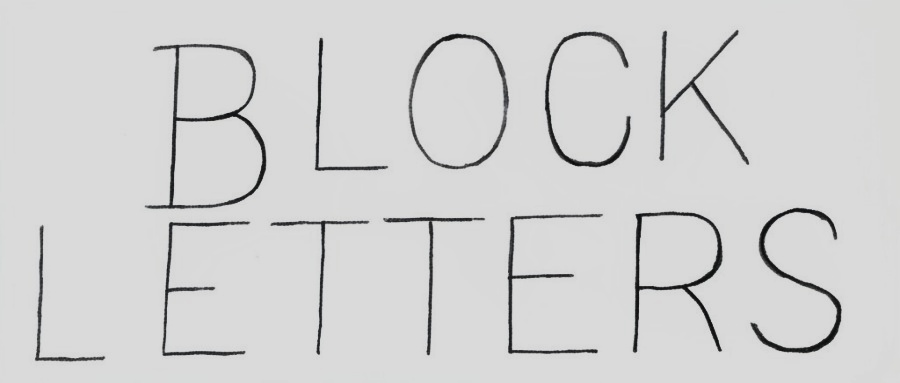
#> input picture backend/atest/block-letters.jpg, 900 x 383 px, found by its file name
$ python Aspect_Ratio.py
#> lines starting #> are read from the running program, lines starting #| are printed output that depends on the picture; after the words box and inside, x2 and y2 are one past the last pixel; in counts of white or black regions, pixels touching at a corner belong together
import cv2
import numpy as np
import matplotlib.pyplot as plt
import base64
from io import BytesIO


class AspectRatioAnalyzer:
    """
    Analyzes properties of detected letter candidates in an image, primarily
    aspect ratio consistency. Includes a pre-check for continuous script
    to avoid processing connected handwriting styles with letter-based metrics.
    """

    def __init__(self, image_input, is_base64=True):
        """
        Initializes the analyzer by loading the image.
        """
#> called with is_base64 = False
        self.img = None
        if is_base64:
            img_data = base64.b64decode(image_input)
            nparr = np.frombuffer(img_data, np.uint8)
            self.img = cv2.imdecode(nparr, cv2.IMREAD_COLOR)  # Load as color
            if self.img is None:
                raise ValueError("Could not decode base64 image.")
        else:
            self.img = cv2.imread(image_input, cv2.IMREAD_COLOR)  # Load as color
#> self.img is the input picture: shape (383, 900, 3); mean B, G, R 210.3, 210.3, 210.2
            if self.img is None:
                raise ValueError(f"Could not read image at path: {image_input}")

        self.original_height, self.original_width = self.img.shape[:2]
#> self.original_height = 383; self.original_width = 900
        self.gray_image = None
        self.binary_image = None
        self.letter_contours = []
        self.letter_bboxes = []
        self.all_aspect_ratios = []
        self.is_likely_continuous = False

    def _reset_analysis_data(self):
        """
        Clears data from previous analysis runs.
        """
        self.gray_image = None
        self.binary_image = None
        self.letter_contours = []
        self.letter_bboxes = []
        self.all_aspect_ratios = []
        self.is_likely_continuous = False

    def _preprocess_image(self):
        """
        Applies preprocessing: Grayscale, Optional Blur, Adaptive Thresholding.
        Uses fixed internal constants for parameters.
        """
        # --- Fixed Preprocessing Parameters ---
        # Set blur kernel size (1 = no blur, 3, 5, etc. - must be odd if > 1)
        _BLUR_KSIZE = 3  # Kernel size for Gaussian Blur (must be odd > 1, or <=1 to disable)
        _THRESH_VALUE = 127  # Threshold value for cv2.threshold
        _THRESH_MAX_VALUE = 255  # Max value for thresholding
        _THRESH_TYPE = cv2.THRESH_BINARY_INV  # Invert: strokes become white

        # 1. Convert to Grayscale
        if len(self.img.shape) == 3:
            self.gray_image = cv2.cvtColor(self.img, cv2.COLOR_BGR2GRAY)
        else:  # Assume already grayscale
            self.gray_image = self.img.copy()

        processed = self.gray_image.copy()

        # 2. Noise Reduction (Optional)
        if _BLUR_KSIZE > 1:
            ksize = _BLUR_KSIZE if _BLUR_KSIZE % 2 != 0 else _BLUR_KSIZE + 1  # Ensure odd
            processed = cv2.GaussianBlur(processed, (ksize, ksize), 0)

        # 3. Thresholding
        ret, self.binary_image = cv2.threshold(processed, _THRESH_VALUE, _THRESH_MAX_VALUE, _THRESH_TYPE)

    def _check_for_continuity(self):
        """
        Analyzes initial contours to detect likely continuous script.
        Sets the self.is_likely_continuous flag.
        Uses fixed internal threshold.
        """
        # --- Continuity Check Parameter ---
        CONTINUITY_PERIMETER_RATIO_THRESHOLD = 0.3

        initial_contours, _ = cv2.findContours(self.binary_image, cv2.RETR_EXTERNAL, cv2.CHAIN_APPROX_SIMPLE)
        if not initial_contours:
            self.is_likely_continuous = False
            return

        perimeters = [cv2.arcLength(cnt, True) for cnt in initial_contours]
        total_perimeter = sum(perimeters)
        if total_perimeter == 0:
            self.is_likely_continuous = False
            return

        max_perimeter = max(perimeters)
        ratio = max_perimeter / total_perimeter
        # print(f"Continuity Check: Max perimeter ratio = {ratio:.3f} (Threshold = {CONTINUITY_PERIMETER_RATIO_THRESHOLD})")

        if ratio > CONTINUITY_PERIMETER_RATIO_THRESHOLD:
            self.is_likely_continuous = True
            # print("Continuity Check: Detected LIKELY CONTINUOUS script.")
        else:
            self.is_likely_continuous = False
            # print("Continuity Check: Detected LIKELY NON-CONTINUOUS script.")

    def _find_letter_candidates(self):
        """
        Finds and filters contours to isolate potential single letters.
        Uses fixed internal constants for filtering criteria (area, height,
        aspect ratio, perimeter) to exclude noise, dots, and continuous scripts.
        """
        # --- Fixed Filtering Parameters ---
        MIN_AREA = 40  # Min pixel area (filters noise, small dots)
        MAX_AREA_RATIO = 0.15  # Max area relative to image (filters large blobs)
        MIN_HEIGHT = 30  # Min pixel height (filters short noise/dots)
        ASPECT_RATIO_RANGE = (0.1, 4.0)  # Allowed Width/Height for a *letter*
        # Max contour length (pixels) - VERY sensitive to image size/resolution
        # Needs adjustment if image dimensions change significantly.
        MAX_PERIMETER = 1000

        # --- Check continuity flag first ---
        if self.is_likely_continuous:
            # print("Skipping letter candidate filtering due to likely continuous script.")
            self.letter_contours = []  # Ensure lists are empty
            self.letter_bboxes = []
            return  # Exit the method early

        contours, _ = cv2.findContours(self.binary_image, cv2.RETR_EXTERNAL, cv2.CHAIN_APPROX_SIMPLE)

        self.letter_contours = []
        self.letter_bboxes = []
        max_abs_area = self.original_height * self.original_width * MAX_AREA_RATIO
        count_initial = len(contours)
        # Optional: Keep track of filtered counts for debugging if needed
        # count_filtered_... = 0

        for cnt in contours:
            area = cv2.contourArea(cnt)
            if area < MIN_AREA or area > max_abs_area:
                # count_filtered_area += 1
                continue

            x, y, w, h = cv2.boundingRect(cnt)
            if h < MIN_HEIGHT:
                # count_filtered_height += 1
                continue

            aspect_ratio = w / float(h) if h > 0 else 0
            if not (ASPECT_RATIO_RANGE[0] <= aspect_ratio <= ASPECT_RATIO_RANGE[1]):
                # count_filtered_aspect += 1
                continue

            perimeter = cv2.arcLength(cnt, True)
            if perimeter > MAX_PERIMETER:
                # count_filtered_perimeter += 1
                continue

            # Passed all filters
            self.letter_contours.append(cnt)
            self.letter_bboxes.append((x, y, w, h))

        # print(f"Found {len(self.letter_bboxes)} candidates after filtering {count_initial} initial contours.")

    def _calculate_aspect_ratios(self):
        """
        Calculates aspect ratio for the found letter candidates.
        """
        if not self.letter_bboxes:
            # print("No valid letter candidates found to calculate aspect ratios.")
            self.all_aspect_ratios = []
            return

        self.all_aspect_ratios = [w / float(h) for (x, y, w, h) in self.letter_bboxes if h > 0]
        # Handle cases where h=0 if necessary, though MIN_HEIGHT filter should prevent this.
        # print(f"Calculated {len(self.all_aspect_ratios)} aspect ratios.")

    def _calculate_statistics(self):
        """
        Calculates summary statistics for the aspect ratios.
        """
        num_ratios = len(self.all_aspect_ratios)
        num_letters_found = len(self.letter_bboxes)  # Final count after filtering

        if num_ratios > 0:
            ratios_array = np.array(self.all_aspect_ratios)
            mean_ar = np.mean(ratios_array)
            median_ar = np.median(ratios_array)
            std_dev_ar = np.std(ratios_array)
            cv_ar = std_dev_ar / mean_ar if mean_ar != 0 else 0
            min_ar = np.min(ratios_array)
            max_ar = np.max(ratios_array)
        else:
            mean_ar, median_ar, std_dev_ar, cv_ar, min_ar, max_ar = 0, 0, 0, 0, 0, 0

        metrics = {
            'num_letter_candidates': num_letters_found,
            'num_aspect_ratios_calculated': num_ratios,
            'mean_aspect_ratio': mean_ar,
            'median_aspect_ratio': median_ar,
            'std_dev_aspect_ratio': std_dev_ar,
            'cv_aspect_ratio': cv_ar,
            'min_aspect_ratio': min_ar,
            'max_aspect_ratio': max_ar,
        }
        return metrics

    def _generate_visualization(self, metrics):
        """ Generates visualization plots. Parameter values are not shown in titles. """
        graphs = []
        img_rgb = cv2.cvtColor(self.img, cv2.COLOR_BGR2RGB)
        plt.figure("Letter Aspect Ratio Analysis", figsize=(12, 10))  # Simplified title

        # Plot 1: Original
        plt.subplot(2, 2, 1);
        plt.imshow(img_rgb);
        plt.title("Original Image");
        plt.axis('off')

        # Plot 2: Preprocessed
        plt.subplot(2, 2, 2);
        if self.binary_image is not None:
            plt.imshow(self.binary_image, cmap='gray')
            plt.title("Preprocessed Image")  # Generic title
        else:
            plt.text(0.5, 0.5, "Preprocessing Failed", ha='center', va='center')
            plt.title("Preprocessed")
        plt.axis('off')

        # Plot 3: Detected Candidates
        plt.subplot(2, 2, 3)
        img_with_boxes = img_rgb.copy()
        num_candidates_found = metrics.get('num_letter_candidates', 0)
        if num_candidates_found > 0 and self.letter_bboxes:
            for (x, y, w, h) in self.letter_bboxes:
                cv2.rectangle(img_with_boxes, (x, y), (x + w, y + h), (0, 255, 0), 1)
        plt.imshow(img_with_boxes)
        plt.title(f"Detected Letter Candidates ({num_candidates_found})")
        plt.axis('off')

        # Plot 4: Aspect Ratio Histogram
        plt.subplot(2, 2, 4)
        if metrics.get('num_aspect_ratios_calculated', 0) > 0 and self.all_aspect_ratios:
            num_bins = min(20, max(5, metrics['num_aspect_ratios_calculated'] // 2))
            plt.hist(self.all_aspect_ratios, bins=num_bins)
            plt.axvline(metrics['mean_aspect_ratio'], color='r', ls='--', lw=2,
                        label=f"Mean: {metrics['mean_aspect_ratio']:.2f}")
            plt.axvline(metrics['median_aspect_ratio'], color='g', ls=':', lw=2,
                        label=f"Median: {metrics['median_aspect_ratio']:.2f}")
            plt.legend()
            plt.title(
                f"Aspect Ratio Dist. (StdDev: {metrics['std_dev_aspect_ratio']:.3f}, CV: {metrics['cv_aspect_ratio']:.3f})")
            plt.xlabel("Aspect Ratio (Width / Height)")
            plt.ylabel("Frequency")
        else:
            plt.text(0.5, 0.5, "No suitable letter candidates found", ha='center', va='center',
                     transform=plt.gca().transAxes)
            plt.title("Aspect Ratio Distribution")

        plt.tight_layout()
        buf = BytesIO()
        plt.savefig(buf, format='png', bbox_inches='tight')
        buf.seek(0)
        plot_base64 = base64.b64encode(buf.getvalue()).decode('utf-8')
        plt.close()
        graphs.append(plot_base64)
        return graphs

    def analyze(self, debug=False):
        """
        Orchestrates the analysis using fixed internal parameters.
        Only 'debug' parameter controls optional visualization generation.

        Returns:
            dict: Contains 'metrics' dictionary and 'graphs' list (if debug=True).
        """
        # --- 0. Reset data ---
        self._reset_analysis_data()

        # --- 1. Preprocess ---
        self._preprocess_image()
#> in _preprocess_image, `ret, self.binary_image = cv2.threshold(processed, _THRESH_VALUE, _THRE..`:
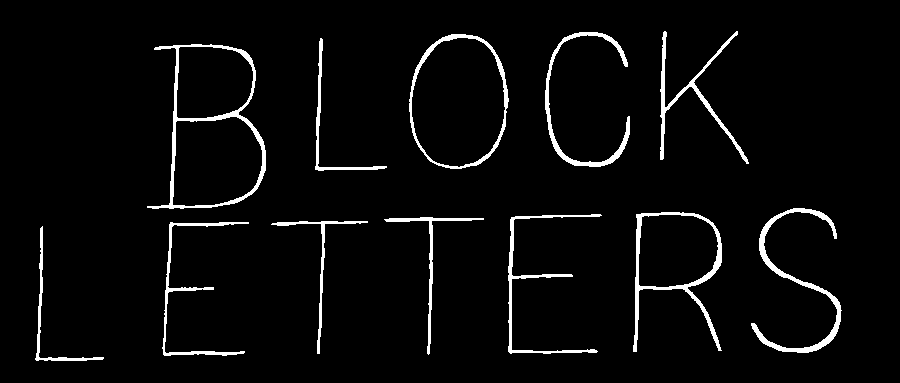
#> self.binary_image: shape (383, 900); 4% white; 12 white regions
#> in _preprocess_image, `ret, self.binary_image = cv2.threshold(processed, _THRESH_VALUE, _THRE..`: ret = 127

        # *** KEY CHANGE: Call continuity check ***
        # --- 2. Check for Continuity ---
        self._check_for_continuity()
#> in _check_for_continuity, `initial_contours, _ = cv2.findContours(self.binary_image, cv2.RETR_EXT..`: initial_contours = 12 contours; largest, box (x1, y1, x2, y2) and area: (147, 44, 266, 209) 13096, (409, 34, 509, 169) 10638, (633, 212, 722, 352) 6270, (751, 208, 842, 353) 1359, (545, 32, 630, 167) 1019
#> in _check_for_continuity, `perimeters = [cv2.arcLength(cnt, True) for cnt in initial_contours]`: perimeters = [412.3, 688.8, 461.6, 474.2, 757.2, 581.1, 721.7, 588.7, 409.1, 396.8, 646.2, 685]
#> in _check_for_continuity, `total_perimeter = sum(perimeters)`: total_perimeter = 6822.7
#> in _check_for_continuity, `max_perimeter = max(perimeters)`: max_perimeter = 757.2
#> in _check_for_continuity, `ratio = max_perimeter / total_perimeter`: ratio = 0.111

        # --- 3. Find & Filter Letter Candidates (now checks flag internally) ---
        self._find_letter_candidates()
#> in _find_letter_candidates, `contours, _ = cv2.findContours(self.binary_image, cv2.RETR_EXTERNAL, c..`: contours has the same summary as initial_contours in _check_for_continuity
#> in _find_letter_candidates, `count_initial = len(contours)`: count_initial = 12
#> the loop in _find_letter_candidates, `for cnt in contours:` made 12 passes
#> (area, x, y, w, h, aspect_ratio, perimeter) on passes 1 to 12: (390.5, 35, 226, 69, 135, 0.511, 412.3), (647.5, 162, 222, 87, 134, 0.649, 688.8), (416, 271, 221, 97, 133, 0.729, 461.6), (506.5, 384, 217, 100, 138, 0.725, 474.2), (745, 508, 214, 94, 140, 0.671, 757.2), (6270.5, 633, 212, 89, 140, 0.636, 581.1), (1359, 751, 208, 91, 145, 0.628, 721.7), (13096, 147, 44, 119, 165, 0.721, 588.7), (435, 315, 38, 72, 133, 0.541, 409.1), (10637.5, 409, 34, 100, 135, 0.741, 396.8), (1019, 545, 32, 85, 135, 0.63, 646.2), (911, 660, 31, 89, 133, 0.669, 685)
#> after the loop in _find_letter_candidates, `for cnt in contours:`: self.letter_bboxes = [(35, 226, 69, 135), (162, 222, 87, 134), (271, 221, 97, 133), (384, 217, 100, 138), (508, 214, 94, 140), (633, 212, 89, 140), (751, 208, 91, 145), (147, 44, 119, 165), (315, 38, 72, 133), (409, 34, 100, 135), (545, 32, 85, 135), (660, 31, 89, 133)]; self.letter_contours has the same summary as initial_contours in _check_for_continuity

        # --- 4. Calculate Aspect Ratios (only if letters found) ---
        self._calculate_aspect_ratios()
#> in _calculate_aspect_ratios, `self.all_aspect_ratios = [w / float(h) for (x, y, w, h) in self.letter..`: self.all_aspect_ratios = [0.511, 0.649, 0.729, 0.725, 0.671, 0.636, 0.628, 0.721, 0.541, 0.741, 0.63, 0.669]

        # --- 5. Calculate Statistics ---
        metrics = self._calculate_statistics()  # Gets continuity flag too
#> in _calculate_statistics, `num_ratios = len(self.all_aspect_ratios)`: num_ratios = 12
#> in _calculate_statistics, `ratios_array = np.array(self.all_aspect_ratios)`: ratios_array has the same summary as self.all_aspect_ratios in _calculate_aspect_ratios
#> in _calculate_statistics, `mean_ar = np.mean(ratios_array)`: mean_ar = 0.654
#> in _calculate_statistics, `median_ar = np.median(ratios_array)`: median_ar = 0.659
#> in _calculate_statistics, `std_dev_ar = np.std(ratios_array)`: std_dev_ar = 0.0695
#> in _calculate_statistics, `cv_ar = std_dev_ar / mean_ar if mean_ar != 0 else 0`: cv_ar = 0.106
#> in _calculate_statistics, `min_ar = np.min(ratios_array)`: min_ar = 0.511
#> in _calculate_statistics, `max_ar = np.max(ratios_array)`: max_ar = 0.741
#> in _calculate_statistics, `metrics = { 'num_letter_candidates': num_letters_found, 'num_aspect_ra..`: metrics = {'num_letter_candidates': 12, 'num_aspect_ratios_calculated': 12, 'mean_aspect_ratio': 0.654, 'median_aspect_ratio': 0.659, 'std_dev_aspect_ratio': 0.0695, 'cv_aspect_ratio': 0.106, 'min_aspect_ratio': 0.511, 'max_aspect_ratio': 0.741}

        result = {
            'metrics': metrics,
            'graphs': [],
            'preprocessed_image': None,
        }

        # --- 6. Generate Visualization (Optional) ---
        if debug:
            result['graphs'] = self._generate_visualization(metrics=metrics)
#> in _generate_visualization, `num_candidates_found = metrics.get('num_letter_candidates', 0)`: num_candidates_found = 12
#> the loop in _generate_visualization, `for (x, y, w, h) in self.letter_bboxes:` made 12 passes
#> after the loop in _generate_visualization, `for (x, y, w, h) in self.letter_bboxes:`:
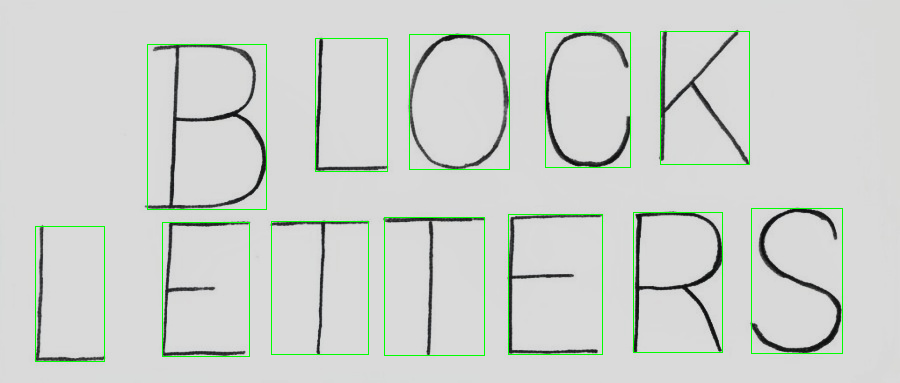
#> img_with_boxes: shape (383, 900, 3); mean R, G, B 206.9, 211.1, 207
#> in _generate_visualization, `num_bins = min(20, max(5, metrics['num_aspect_ratios_calculated'] // 2))`: num_bins = 6
#> in _generate_visualization, `plt.savefig(buf, format='png', bbox_inches='tight')`:
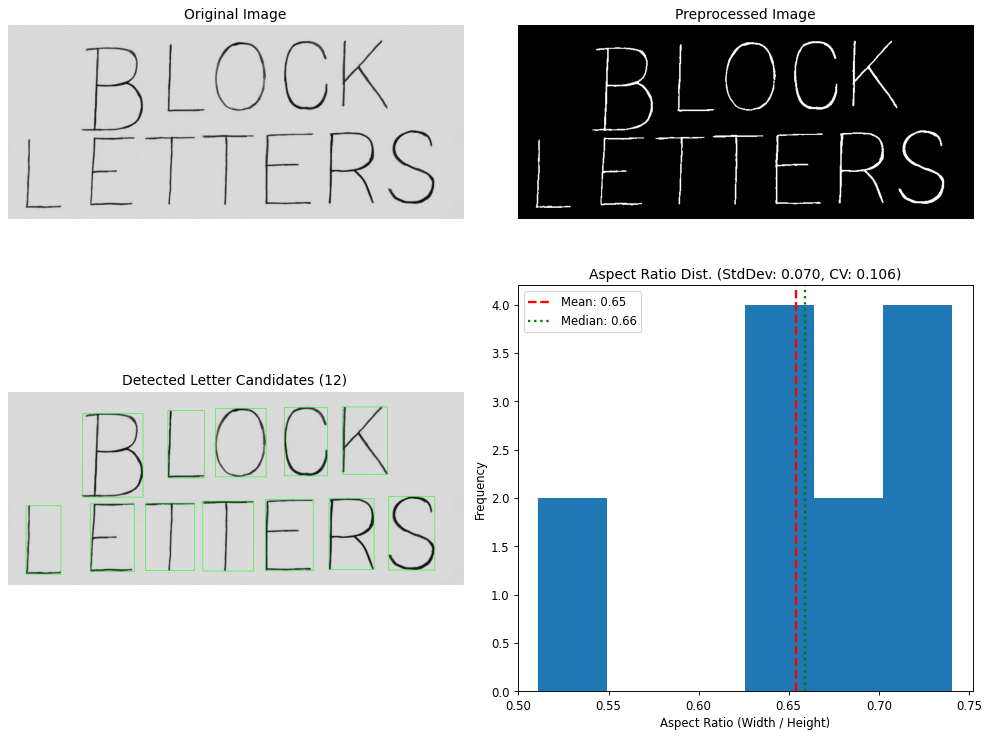
#> figure drawn by matplotlib, 4 panels
            if self.binary_image is not None:
              _, preprocessed_buffer = cv2.imencode('.png', self.binary_image)
#> preprocessed_buffer = 7709 values, max 255 at index 217, min 0 at index 8, mean 117.7
              result['preprocessed_image'] = base64.b64encode(preprocessed_buffer).decode('utf-8')

        # --- 7. Return Results ---
        return result


# === Example usage ===
if __name__ == "__main__":
    # --- Configuration ---
    image_path = r"C:\Users\Samson\Desktop\Coding\IPPR\backend\atest\block-letters.jpg"  # <-- CHANGE THIS PATH if needed
    analyzer = AspectRatioAnalyzer(image_path, is_base64=False)
    results = analyzer.analyze(debug=True)
#> results = 3 items
    # print(results)

    # Print metrics in a readable format
    print("\n===== Aspect Ratio Analysis Results =====")
    metrics = results['metrics']
    for key, value in metrics.items():
        if isinstance(value, float):
            print(f"{key}: {value:.4f}")
        else:
            print(f"{key}: {value}")
#> this loop made 8 passes
#> (key, value) on passes 1 to 8: ('num_letter_candidates', 12), ('num_aspect_ratios_calculated', 12), ('mean_aspect_ratio', 0.654), ('median_aspect_ratio', 0.659), ('std_dev_aspect_ratio', 0.0695), ('cv_aspect_ratio', 0.106), ('min_aspect_ratio', 0.511), ('max_aspect_ratio', 0.741)
#| num_letter_candidates: 12
#| num_aspect_ratios_calculated: 12
#| mean_aspect_ratio: 0.6543
#| median_aspect_ratio: 0.6592
#| std_dev_aspect_ratio: 0.0695
#| cv_aspect_ratio: 0.1063
#| min_aspect_ratio: 0.5111
#| max_aspect_ratio: 0.7407

    # Display the image directly without saving
    if results['graphs']:
        from PIL import Image
        import io

        print("\nDisplaying visualization...")
        img_data = base64.b64decode(results['graphs'][0])
        img = Image.open(io.BytesIO(img_data))
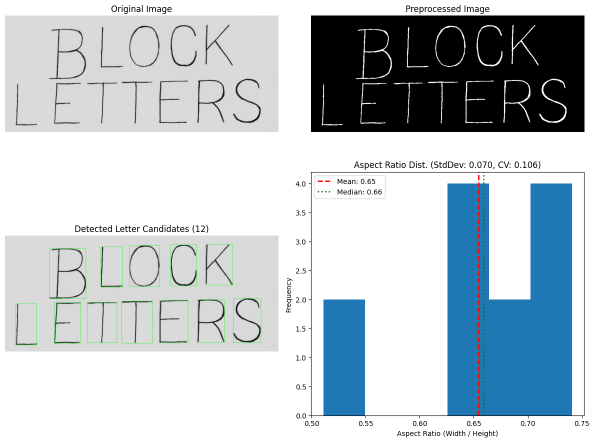
#> img: PIL image 1188x884 RGBA (shown at 1/2 size); mean R, G, B, A 187.5, 197.4, 203.5, 255
        img.show()
